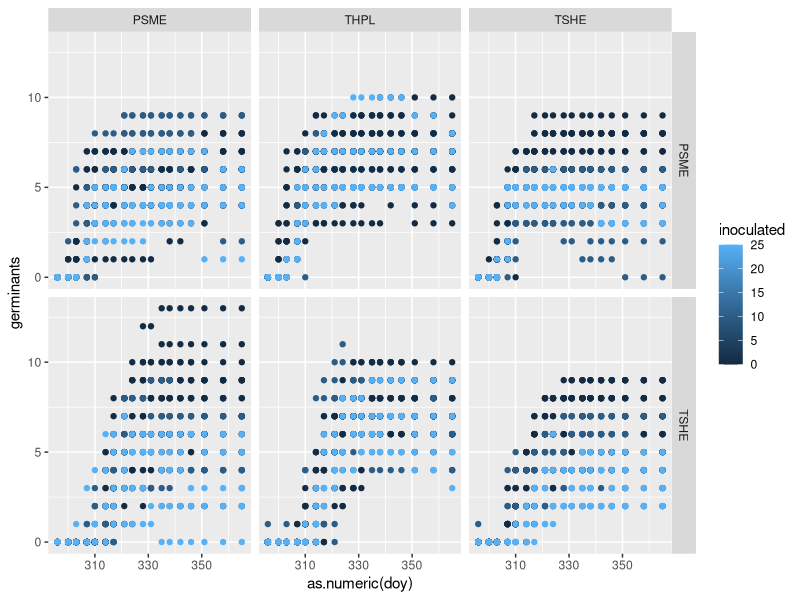
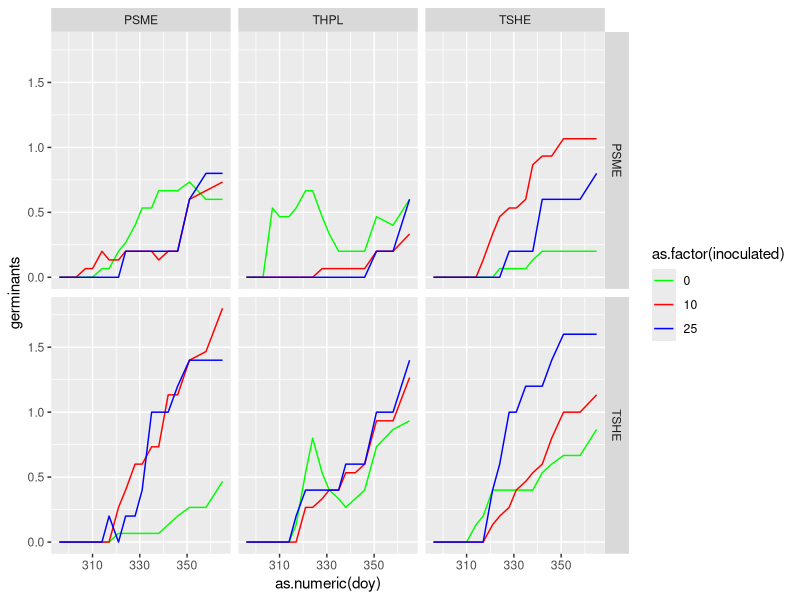
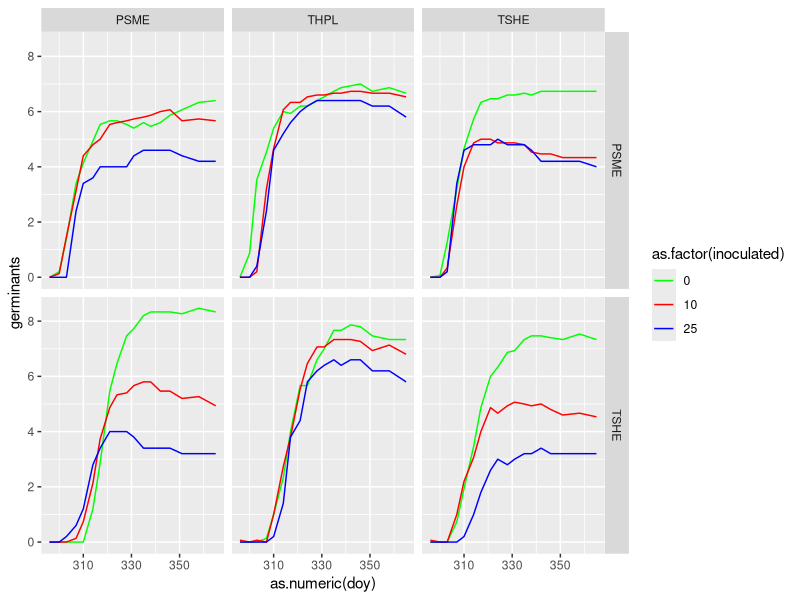

Recreate these plots in R, in order.
## Started Boxing Day 2025 ##
## By Lizzie ##

## Working off germ_analysis a little ... but plotting##

# housekeeping
rm(list=ls())
options(stringsAsFactors=FALSE)

# Load libraries
library(ggplot2)
library(reshape)

# set wd
# Update to include yours with ifelse

user <- Sys.info()[["user"]]

ifelse(
  user == "lizzie",
  "/Users/lizzie/Documents/git/projects/grephon/soilinoculation/analyses/",
  ifelse(
    user == "nolanmeier",
    "/Users/nolanmeier/git/morasoilinoculation/analyses",
    ifelse(
      user == "Xiaomao", 
      "C:/PhD/Project/morasoilinoculation/analyses",
      NA
    )
  )
)

# get the data!
# should be INPUT (not inputs)

# First, bring in full, most recent dataset (will talk to Mao about lab protocols for doing this)
seedsraw <- read.csv('inputs/germination_data_01_02.csv') # Full data set with alive and dead, from Jan. 2
seeds <- seedsraw
seeds[is.na(seeds)] <- 0 #  This works, all empty cells mean no germinants (of any kind) observed

# filter out all columns containing dead data
aliveraw <- seeds[, !grepl("dead", names(seeds))]
alive <- aliveraw

# filter out all columns containing alive data
deadraw <- seeds[, !grepl("alive", names(seeds))]
dead <- deadraw


# reshaping
library(reshape)
alivelong <-  melt(alive, id.var=c("soil_species", "seed_species", "inoculated_.", "pot", "notes"))
names(alivelong) <- c("soil_species", "seed_species", "inoculated", "pot", "notes", "doy", "germinants")

deadlong <- melt(dead, id.var=c("soil_species", "seed_species", "inoculated_.", "pot", "notes"))
names(deadlong) <- c("soil_species", "seed_species", "inoculated", "pot", "notes", "doy", "germinants")

# clean up the variable 
alivelong$doy <- substr(alivelong$doy, 2, 4)
deadlong$doy <- substr(deadlong$doy, 2, 4)
unique(alivelong$doy)

quartz()
ggplot(alivelong, aes(x=as.numeric(doy), y=germinants, color=inoculated)) +
	geom_point() + 
	facet_grid(seed_species~soil_species)
# Hmm, this looks like a good start, but ...
	# it would be better if we summarized the data by inoluction level using ggplot stats etc.
	# would be great to work on that next if someone has time!
	# and then we could do it for dead also. 

####### Working off the above to sort by inoculation ##########
####### Dec. 29, 2025, by Nolan ########
head(alivelong)

# summarize stats by grouping by inoculation level
# plot as lines
aliveplot <- ggplot(alivelong,
       aes(x = as.numeric(doy),
           y = germinants,
           color = as.factor(inoculated),
           group = inoculated)) +
  
  stat_summary(fun = mean, geom = "line") + 
  
  # to remove error bars
  # stat_summary(
  #   fun.data = mean_se,
  #   geom = "errorbar",
  #   width = 1
  # ) + 
  
  facet_grid(seed_species ~ soil_species)
  

##### Adding to the above but trying to start with the full data set ######
###### January 2, 2025, by Nolan ######

deadplot <- ggplot(deadlong,
       aes(x = as.numeric(doy),
           y = germinants,
           color = as.factor(inoculated),
           group = inoculated)) +
  
  stat_summary(fun = mean, geom = "line") + 
  
  # to remove error bars
  # stat_summary(
  #   fun.data = mean_se,
  #   geom = "errorbar",
  #   width = 1
  # ) + 
  
  facet_grid(seed_species ~ soil_species) 

####### Jan. 11, 2026 #########
###### Nolan, working to modify graphs #######

# Set the colour scale to match the tray labels 
deadplot + scale_color_manual(values=c("green", "red", "blue"))
aliveplot + scale_color_manual(values=c("green", "red", "blue"))
